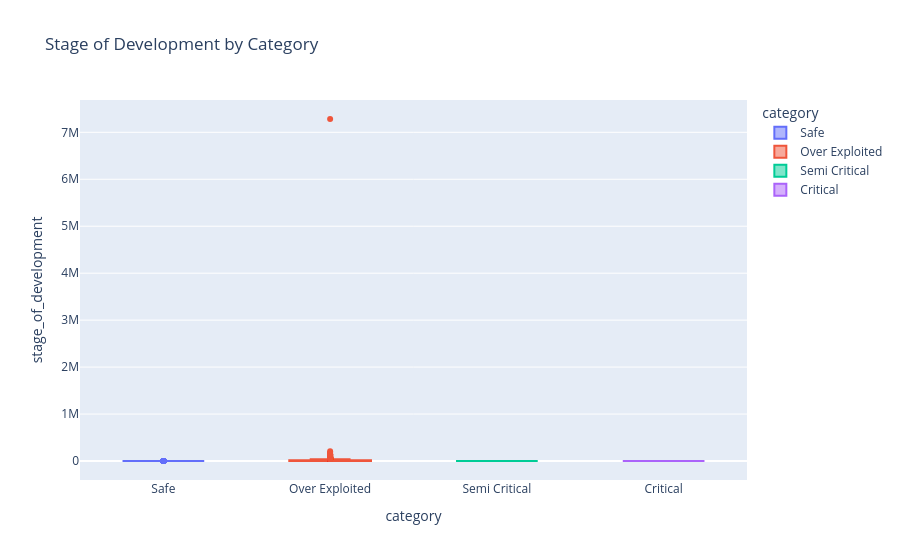

The cell this chart's notebook holds for it:
### Code cell
fig = px.box(df,
            x="category",
            y="stage_of_development",
            color="category",
            title="Stage of Development by Category")

fig.show()

### Figure 1 — Plotly figure (JSON) as saved in the notebook; plotly's stock layout.template omitted (floating-point values rounded to 4 significant figures; data arrays with more than 128 entries replaced by an {"elided": "..."} marker saying what was removed)
{"data": [{"alignmentgroup": "True", "hovertemplate": "category=%{x}<br>stage_of_development=%{y}<extra></extra>", "legendgroup": "Safe", "marker": {"color": "#636efa"}, "name": "Safe", "notched": false, "offsetgroup": "Safe", "orientation": "v", "showlegend": true, "type": "box", "x": {"elided": "452 str values"}, "x0": " ", "xaxis": "x", "y": {"elided": "452 float values"}, "y0": " ", "yaxis": "y"}, {"alignmentgroup": "True", "hovertemplate": "category=%{x}<br>stage_of_development=%{y}<extra></extra>", "legendgroup": "Over Exploited", "marker": {"color": "#EF553B"}, "name": "Over Exploited", "notched": false, "offsetgroup": "Over Exploited", "orientation": "v", "showlegend": true, "type": "box", "x": {"elided": "1567 str values"}, "x0": " ", "xaxis": "x", "y": {"elided": "1567 float values"}, "y0": " ", "yaxis": "y"}, {"alignmentgroup": "True", "hovertemplate": "category=%{x}<br>stage_of_development=%{y}<extra></extra>", "legendgroup": "Semi Critical", "marker": {"color": "#00cc96"}, "name": "Semi Critical", "notched": false, "offsetgroup": "Semi Critical", "orientation": "v", "showlegend": true, "type": "box", "x": ["Semi Critical", "Semi Critical", "Semi Critical", "Semi Critical", "Semi Critical", "Semi Critical", "Semi Critical", "Semi Critical", "Semi Critical", "Semi Critical", "Semi Critical", "Semi Critical", "Semi Critical", "Semi Critical", "Semi Critical", "Semi Critical", "Semi Critical", "Semi Critical", "Semi Critical", "Semi Critical", "Semi Critical", "Semi Critical", "Semi Critical", "Semi Critical", "Semi Critical", "Semi Critical", "Semi Critical", "Semi Critical", "Semi Critical", "Semi Critical", "Semi Critical"], "x0": " ", "xaxis": "x", "y": [73.2, 81.1, 76.5, 85.67, 85.67, 83.68, 74.33, 88.93, 74.7, 88.93, 74.7, 72.84, 85.0, 82.41, 85.89, 85.07, 75.82, 89.3, 78.92, 81.04, 85.46, 87.61, 88.34, 78.04, 75.72, 70.81, 77.82, 80.36, 85.85, 77.8, 73.84], "y0": " ", "yaxis": "y"}, {"alignmentgroup": "True", "hovertemplate": "category=%{x}<br>stage_of_development=%{y}<extra></extra>", "legendgroup": "Critical", "marker": {"color": "#ab63fa"}, "name": "Critical", "notched": false, "offsetgroup": "Critical", "orientation": "v", "showlegend": true, "type": "box", "x": ["Critical", "Critical", "Critical", "Critical", "Critical", "Critical", "Critical", "Critical", "Critical", "Critical"], "x0": " ", "xaxis": "x", "y": [94.3, 94.3, 94.3, 98.37, 98.37, 99.21, 96.12, 94.45, 93.16, 94.51], "y0": " ", "yaxis": "y"}], "layout": {"boxmode": "overlay", "legend": {"title": {"text": "category"}, "tracegroupgap": 0}, "title": {"text": "Stage of Development by Category"}, "xaxis": {"anchor": "y", "categoryarray": ["Safe", "Over Exploited", "Semi Critical", "Critical"], "categoryorder": "array", "domain": [0, 1], "title": {"text": "category"}}, "yaxis": {"anchor": "x", "domain": [0, 1], "title": {"text": "stage_of_development"}}}}
